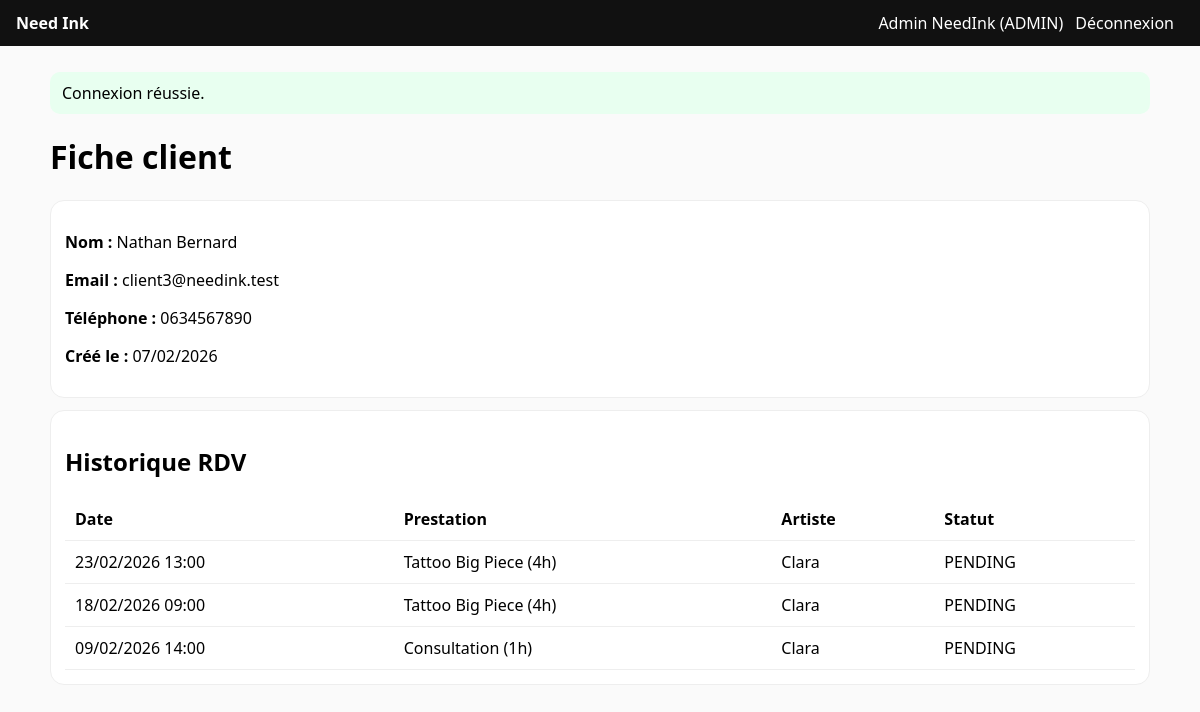
Page /pages/client.php?id_user=5 (signed in) on the committed database.
### tables this page shows
CREATE TABLE `user_account` (
  `id_user` int(11) NOT NULL,
  `email` varchar(255) NOT NULL,
  `firstname` varchar(100) NOT NULL,
  `lastname` varchar(100) NOT NULL,
  `telephone` varchar(30) DEFAULT NULL,
  `password_hash` varchar(255) NOT NULL,
  `role` enum('CLIENT','ADMIN') NOT NULL DEFAULT 'CLIENT',
  `created_at` datetime NOT NULL DEFAULT CURRENT_TIMESTAMP
);

CREATE TABLE `appointment` (
  `id_appointment` int(11) NOT NULL,
  `id_user` int(11) NOT NULL,
  `id_artist` int(11) NOT NULL,
  `id_service` int(11) NOT NULL,
  `start_at` datetime NOT NULL,
  `end_at` datetime NOT NULL,
  `status` enum('PENDING','CONFIRMED','REFUSED','CANCELLED') NOT NULL DEFAULT 'PENDING',
  `created_at` datetime NOT NULL DEFAULT CURRENT_TIMESTAMP
);

CREATE TABLE `service` (
  `id_service` int(11) NOT NULL,
  `service_name` varchar(150) NOT NULL,
  `duration_min` int(11) NOT NULL,
  `is_active` tinyint(1) NOT NULL DEFAULT '1'
);

CREATE TABLE `artist` (
  `id_artist` int(11) NOT NULL,
  `artist_name` varchar(150) NOT NULL,
  `bio` text,
  `speciality` varchar(150) DEFAULT NULL,
  `is_active` tinyint(1) NOT NULL DEFAULT '1'
);

### config/helpers.php (called while the page is built, shortened)
<?php
function e(?string $s): string {
    return htmlspecialchars($s ?? '', ENT_QUOTES | ENT_SUBSTITUTE, 'UTF-8');
}

### pages/client.php (the view, shortened to what this page needs)
<?php
$pdo = db();
$id_user = isset($_GET['id_user']) ? (int)$_GET['id_user'] : 0;
$stmt = $pdo->prepare("
  SELECT id_user, email, firstname, lastname, telephone, role, created_at
  FROM `user_account`
  WHERE id_user = :id
");
$stmt->execute([':id' => $id_user]);
$user = $stmt->fetch(PDO::FETCH_ASSOC);
$stmt = $pdo->prepare("
  SELECT a.id_appointment, a.start_at, a.end_at, a.status,
         s.service_name, ar.artist_name
  FROM appointment a
  JOIN service s ON s.id_service = a.id_service
  JOIN artist ar ON ar.id_artist = a.id_artist
  WHERE a.id_user = :id_user
  ORDER BY a.start_at DESC
  LIMIT 100
");
$stmt->execute([':id_user' => $id_user]);
$apps = $stmt->fetchAll(PDO::FETCH_ASSOC);
require_once BASE_PATH . '/app/views/partials/header.php';
?>
<h1>Fiche client</h1>
<div class="card">
  <p><strong>Nom :</strong> <?= e($user['firstname'].' '.$user['lastname']) ?></p>
  <p><strong>Email :</strong> <?= e($user['email']) ?></p>
  <p><strong>Téléphone :</strong> <?= e($user['telephone'] ?? '') ?></p>
  <p><strong>Créé le :</strong> <?= e((new DateTimeImmutable($user['created_at']))->format('d/m/Y')) ?></p>
</div>
<div class="card">
  <h2>Historique RDV</h2>
  <?php if (!$apps): ?>
    <p>Aucun rendez-vous.</p>
  <?php else: ?>
    <table>
      <thead><tr><th>Date</th><th>Prestation</th><th>Artiste</th><th>Statut</th></tr></thead>
      <tbody>
      <?php foreach ($apps as $a): ?>
        <tr>
          <td><?= e((new DateTimeImmutable($a['start_at']))->format('d/m/Y H:i')) ?></td>
          <td><?= e($a['service_name']) ?></td>
          <td><?= e($a['artist_name']) ?></td>
          <td><?= e($a['status']) ?></td>
        </tr>
      <?php endforeach; ?>
      </tbody>
    </table>
  <?php endif; ?>
</div>
</main></body></html>

### app/views/partials/header.php (style rules this page uses)
body { font-family:system-ui,Arial;margin:0;background:#fafafa }
.card { background:#fff;border:1px solid #eee;border-radius:14px;padding:14px;margin:12px 0 }
table { width:100%;border-collapse:collapse }
th,td { padding:10px;border-bottom:1px solid #eee;text-align:left }

### rows in the picture
user_account: firstname+lastname "Nathan Bernard", email "client3@needink.test", telephone "0634567890", created_at "07/02/2026"
appointment: start_at "23/02/2026 13:00", id_service.service_name "Tattoo Big Piece (4h)", id_artist.artist_name "Clara", status "PENDING"
appointment: start_at "18/02/2026 09:00", id_service.service_name "Tattoo Big Piece (4h)", id_artist.artist_name "Clara", status "PENDING"
appointment: start_at "09/02/2026 14:00", id_service.service_name "Consultation (1h)", id_artist.artist_name "Clara", status "PENDING"

### other values in the picture
$u['firstname'].' '.$u['lastname'] "Admin NeedInk"
$u['role'] "ADMIN"
$f['message'] "Connexion réussie."
